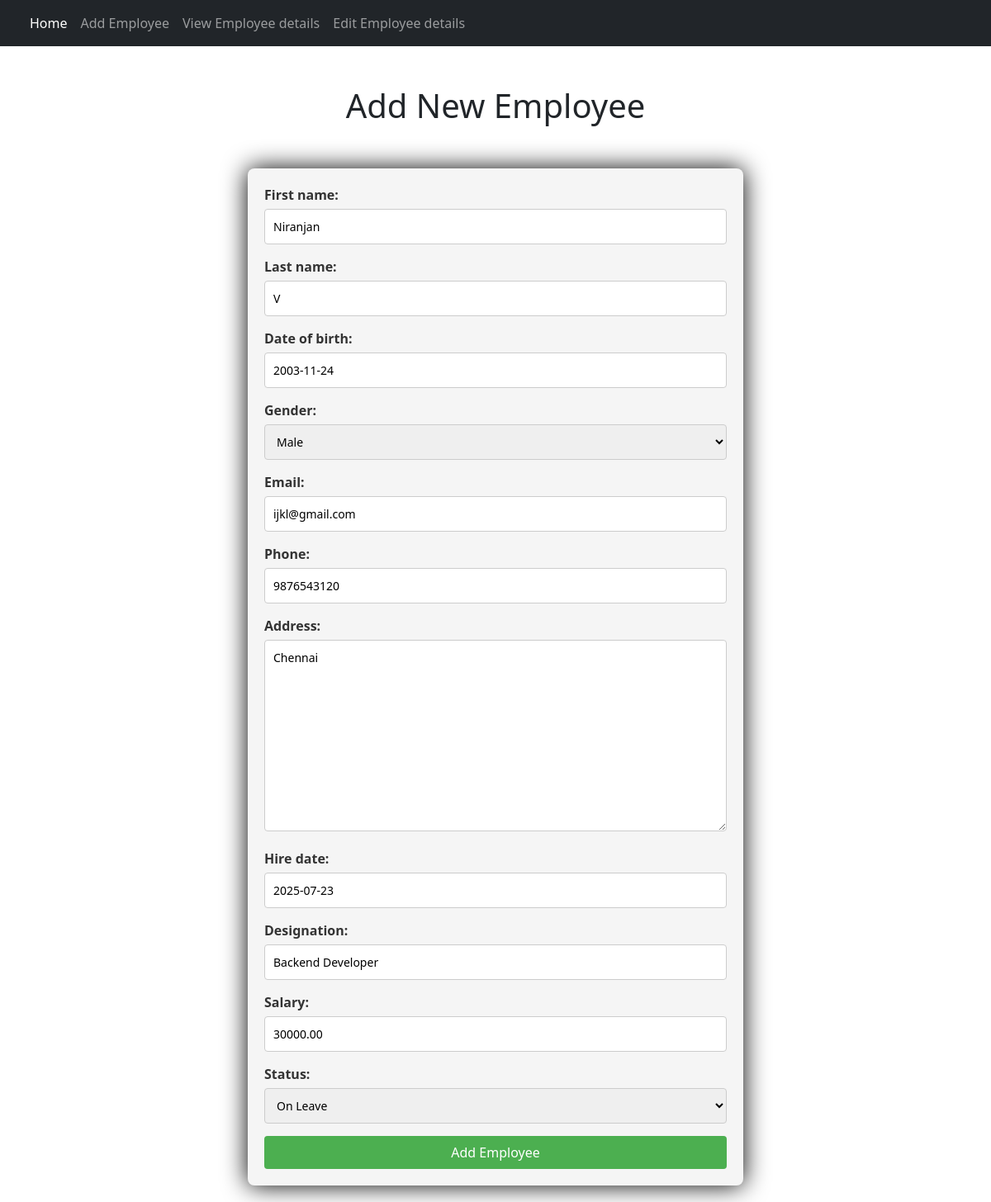
The page /employeehub/edit/update/3/ on the database its author committed.
### EmployeeHub/models.py (models this page shows, shortened)
class Employee(models.Model):
    GENDER_CHOICES = [
        ('Male', 'Male'),
        ('Female', 'Female'),
        ('Other', 'Other'),
    ]
    STATUS_CHOICES = [
        ('Active', 'Active'),
        ('Resigned', 'Resigned'),
        ('On Leave', 'On Leave'),
    ]
    employee_id = models.AutoField(primary_key=True)
    first_name = models.CharField(max_length=50)
    last_name = models.CharField(max_length=50)
    date_of_birth = models.DateField()
    gender = models.CharField(max_length=10, choices=GENDER_CHOICES)
    email = models.EmailField(unique=True)
    phone = models.CharField(max_length=15)
    address = models.TextField()
    hire_date = models.DateField()
    designation = models.CharField(max_length=100)
    salary = models.DecimalField(max_digits=10, decimal_places=2)
    status = models.CharField(max_length=20, choices=STATUS_CHOICES, default='Active')

### EmployeeHub/views.py (the view)
# urls.py: path('edit/update/<int:id>/' , UpdateEmployee, name='employee_upd'),
def UpdateEmployee(request ,id):
    selected_employee=Employee.objects.get(employee_id=id)
    context={
        'employee_form':Employee_Form(instance=selected_employee)
    }
    if request.method =="POST":
        employee_form=Employee_Form(request.POST,instance=selected_employee)
        if employee_form.is_valid():
            employee_form.save()
            return redirect('/employeehub/edit/')
    return render(request, 'add_emp.html',context)

### EmployeeHub/forms.py
class Employee_Form(ModelForm):
    class Meta:
        model = Employee
        fields = '__all__'

### Frontend/templates/add_emp.html (shortened to what this page needs)
{% extends 'base.html' %}
{% block content %}
<h1><center>Add New Employee</center></h1>
<br>
<form action="" method="POST">
    {{employee_form}}
    <input type="submit" value="Add Employee">
    </form>
{% endblock %}

### Frontend/templates/base.html (style rules this page uses)
form { width: 50%; margin:20px auto; padding: 20px; background-color: #f5f5f5; border-radius: 8px; box-shadow: 0 0 30px rgba(0, 0, 0, 10); }
form label { display: block; margin-bottom: 5px; font-weight: bold; color: #333; }
form input[type="text"],input[type="email"] ,input[type="date"],input[type="number"],form textarea,form select { width: 100%; padding: 10px; margin-bottom: 15px; border: 1px solid #ccc; border-radius: 4px; box-sizing: border-box; font-size: 14px; }
input[type="submit"] { background-color: #4CAF50; color: white; padding: 8px; border: none; border-radius: 4px; cursor: pointer; font-size: 16px; width: 100%; }

### rows shown on the page
Employee: first_name "Niranjan", last_name "V", date_of_birth "2003-11-24", gender "Male", email "ijkl@gmail.com", phone "9876543120", address "Chennai", hire_date "2025-07-23", designation "Backend Developer", salary "30000.00", status "On Leave"
